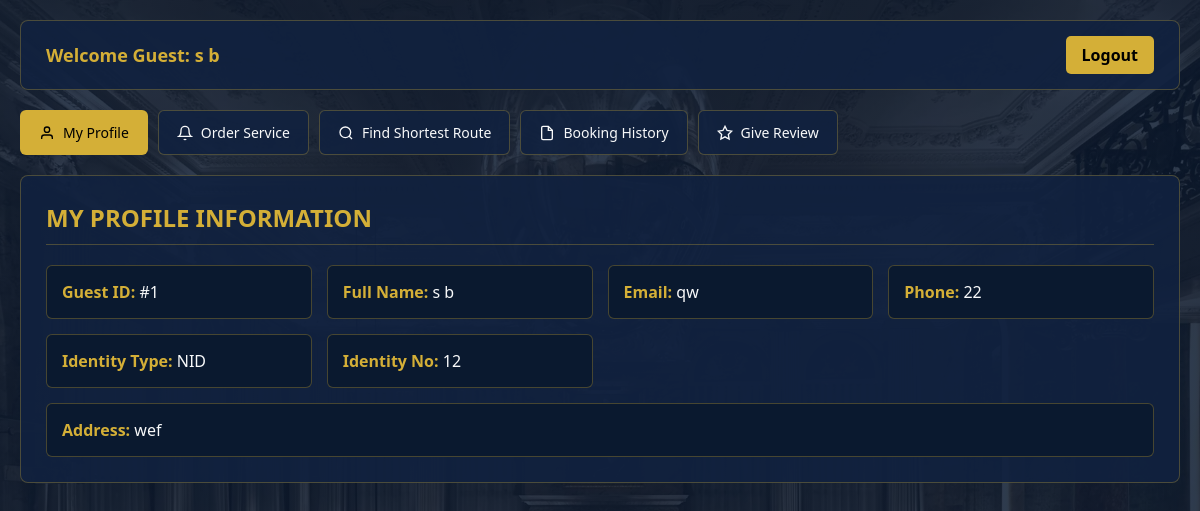
/guest_dashboard.php (signed in), run on the app's committed database.
### tables this page shows
CREATE TABLE `guests` (
  `guest_id` int(11) NOT NULL,
  `first_name` varchar(50) NOT NULL,
  `last_name` varchar(50) NOT NULL,
  `email` varchar(100) NOT NULL,
  `phone` varchar(20) NOT NULL,
  `id_card_type` enum('NID','Passport','Driving License') NOT NULL,
  `id_card_number` varchar(50) NOT NULL,
  `address` text DEFAULT NULL,
  `created_at` timestamp NOT NULL DEFAULT current_timestamp()
);

### guest_dashboard.php (the view, shortened to what this page needs)
<?php
require_once 'db.php';
$user_id = $_SESSION['user_id'];
$guest = null;
if (isset($conn) && $conn) {
    try {
        $user_query = @mysqli_query($conn, "SELECT g.* FROM users u JOIN guests g ON u.guest_id = g.guest_id WHERE u.user_id = '$user_id'");
        if ($user_query && mysqli_num_rows($user_query) > 0) {
            $guest = mysqli_fetch_assoc($user_query);
        }
    } catch (Throwable $e) {
        $guest = null;
    }
}
$active_tab = 'tab_profile';
?>
<!DOCTYPE html>
<html lang="en">
<head>
</head>
<body>
<div class="topbar">
    <h3> Welcome Guest: <?php echo htmlspecialchars($guest['first_name'] . ' ' . $guest['last_name']); ?></h3>
    <a href="logout.php" class="logout-btn">Logout</a>
</div>
<div class="tab_nav">
    <button class="tab_btn <?php echo ($active_tab === 'tab_profile') ? 'active' : ''; ?>" data-target="tab_profile">
        <svg width="16" height="16" viewBox="0 0 24 24" fill="none" stroke="currentColor" stroke-width="2" style="vertical-align:-2px;"><path d="M20 21v-2a4 4 0 0 0-4-4H8a4 4 0 0 0-4 4v2"/><circle cx="12" cy="7" r="4"/></svg>
        <span>My Profile</span>
    </button>
    <button class="tab_btn <?php echo ($active_tab === 'tab_service_order') ? 'active' : ''; ?>" data-target="tab_service_order">
        <svg width="16" height="16" viewBox="0 0 24 24" fill="none" stroke="currentColor" stroke-width="2" style="vertical-align:-2px;"><path d="M18 8A6 6 0 0 0 6 8c0 7-3 9-3 9h18s-3-2-3-9"></path><path d="M13.73 21a2 2 0 0 1-3.46 0"></path></svg>
        <span>Order Service</span>
    </button>
    <button class="tab_btn <?php echo ($active_tab === 'tab_route') ? 'active' : ''; ?>" data-target="tab_route">
        <svg width="16" height="16" viewBox="0 0 24 24" fill="none" stroke="currentColor" stroke-width="2" style="vertical-align:-2px;"><circle cx="11" cy="11" r="8"/><line x1="21" y1="21" x2="16.65" y2="16.65"/></svg>
        <span>Find Shortest Route</span>
    </button>
    <button class="tab_btn <?php echo ($active_tab === 'tab_history') ? 'active' : ''; ?>" data-target="tab_history">
        <svg width="16" height="16" viewBox="0 0 24 24" fill="none" stroke="currentColor" stroke-width="2" style="vertical-align:-2px;"><path d="M14 2H6a2 2 0 0 0-2 2v16a2 2 0 0 0 2 2h12a2 2 0 0 0 2-2V8z"/><polyline points="14 2 14 8 20 8"/></svg>
        <span>Booking History</span>
    </button>
    <button class="tab_btn <?php echo ($active_tab === 'tab_review') ? 'active' : ''; ?>" data-target="tab_review">
        <svg width="16" height="16" viewBox="0 0 24 24" fill="none" stroke="currentColor" stroke-width="2" style="vertical-align:-2px;"><polygon points="12 2 15.09 8.26 22 9.27 17 14.14 18.18 21.02 12 17.77 5.82 21.02 7 14.14 2 9.27 8.91 8.26 12 2"/></svg>
        <span>Give Review</span>
    </button>
</div>
<div class="tab_panel <?php echo ($active_tab === 'tab_profile') ? 'active' : ''; ?>" id="tab_profile">
    <h2 class="section_title">MY PROFILE INFORMATION</h2>
    <div class="profile-grid">
        <div class="profile-card"><span>Guest ID:</span> #<?php echo $guest['guest_id']; ?></div>
        <div class="profile-card"><span>Full Name:</span> <?php echo htmlspecialchars($guest['first_name'] . ' ' . $guest['last_name']); ?></div>
        <div class="profile-card"><span>Email:</span> <?php echo htmlspecialchars($guest['email']); ?></div>
        <div class="profile-card"><span>Phone:</span> <?php echo htmlspecialchars($guest['phone']); ?></div>
        <div class="profile-card"><span>Identity Type:</span> <?php echo htmlspecialchars($guest['id_card_type']); ?></div>
        <div class="profile-card"><span>Identity No:</span> <?php echo htmlspecialchars($guest['id_card_number']); ?></div>
        <div class="profile-card" style="grid-column: 1 / -1;"><span>Address:</span> <?php echo htmlspecialchars($guest['address']); ?></div>
    </div>
</div>
</body>
</html>

### guest_dashboard.php (style rules this page uses)
:root { --bg-color: #0A192F; --card-bg: rgba(17, 34, 64, 0.9); --accent-gold: #D4AF37; --accent-hover: #C5A880; --text-light: #F8F9FA; --text-muted: #CBD5E1; --border-color: rgba(212, 175, 55, 0.3); --gold-glow: rgba(212, 175, 55, 0.25); }
* { margin: 0; padding: 0; box-sizing: border-box; font-family: 'Segoe UI', sans-serif; }
body { background: linear-gradient(rgba(10, 25, 47, 0.85), rgba(10, 25, 47, 0.85)), url('hotel_bg.jpg') center/cover fixed; color: var(--text-light); min-height: 100vh; padding: 20px; }
.topbar { display: flex; justify-content: space-between; align-items: center; background: var(--card-bg); border: 1px solid var(--border-color); padding: 15px 25px; border-radius: 8px; margin-bottom: 20px; }
.topbar h3 { color: var(--accent-gold); font-size: 18px; }
.logout-btn { background-color: var(--accent-gold); color: #000; padding: 8px 16px; text-decoration: none; font-weight: 600; border-radius: 5px; transition: 0.3s; }
.tab_nav { display: flex; gap: 10px; margin-bottom: 20px; flex-wrap: wrap; }
.tab_btn { background: var(--card-bg); border: 1px solid var(--border-color); color: var(--text-light); padding: 12px 18px; border-radius: 6px; cursor: pointer; display: flex; align-items: center; gap: 8px; font-size: 14px; transition: 0.3s; }
.tab_btn.active, .tab_btn:hover { background: var(--accent-gold); color: #000; }
.tab_panel { display: none; background: var(--card-bg); border: 1px solid var(--border-color); padding: 25px; border-radius: 8px; }
.tab_panel.active { display: block; }
.section_title { color: var(--accent-gold); margin-bottom: 20px; border-bottom: 1px solid var(--border-color); padding-bottom: 10px; }
.profile-grid { display: grid; grid-template-columns: repeat(auto-fit, minmax(250px, 1fr)); gap: 15px; }
.profile-card { background: var(--bg-color); border: 1px solid var(--border-color); padding: 15px; border-radius: 6px; }
.profile-card span { color: var(--accent-gold); font-weight: bold; }

### data on the page
guests: first_name+last_name "s b", guest_id "1", email "qw", phone "22", id_card_type "NID", id_card_number "12", address "wef"
